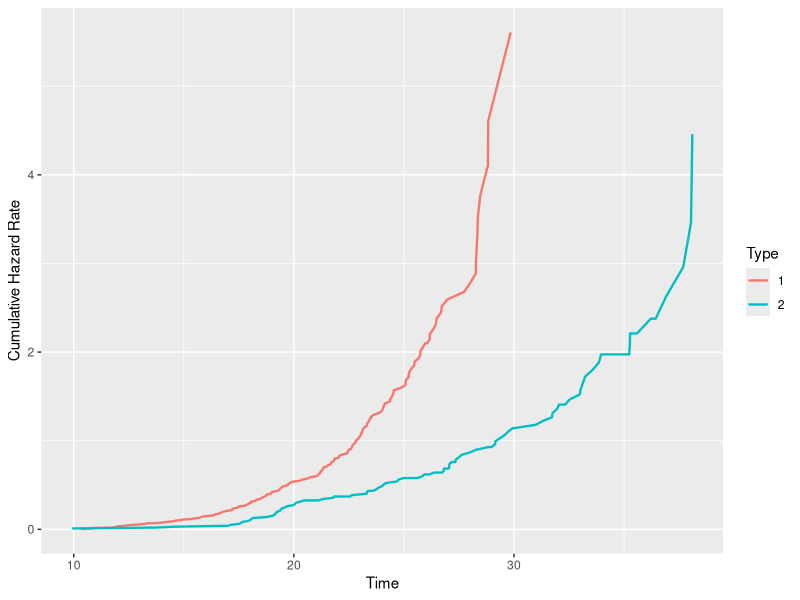
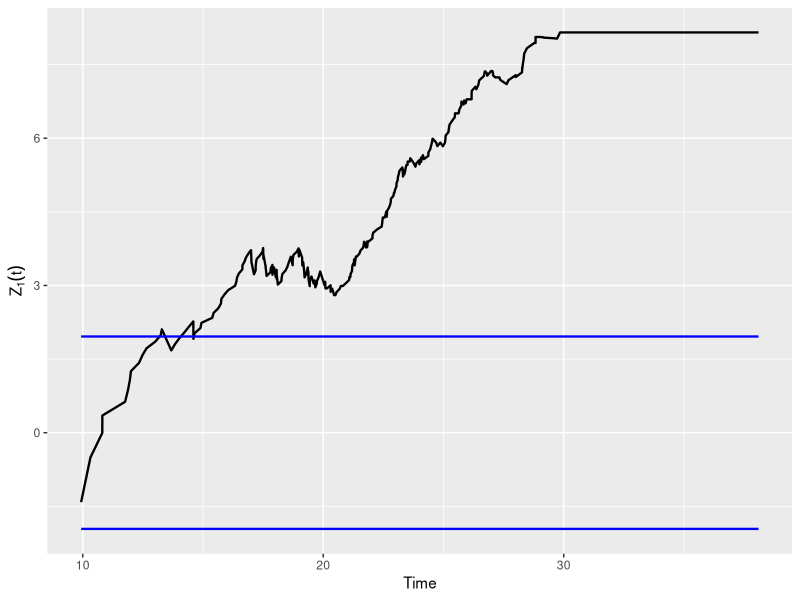
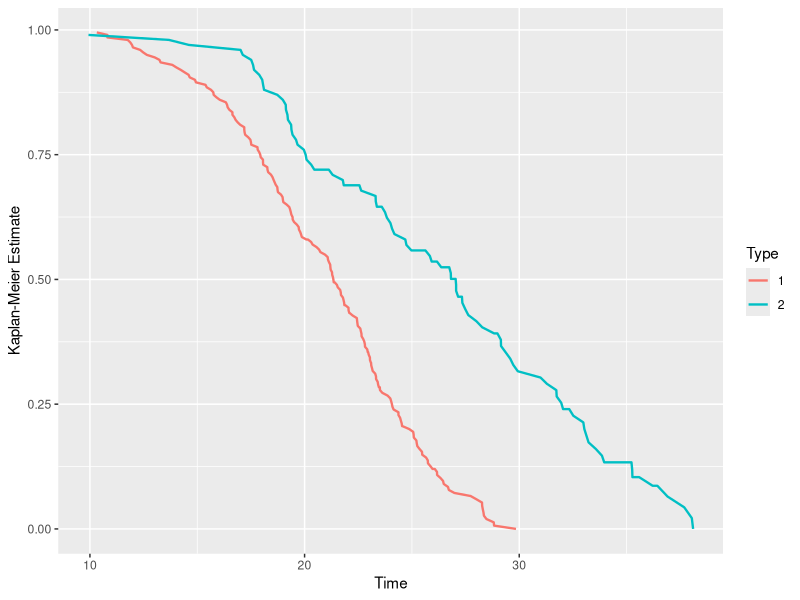
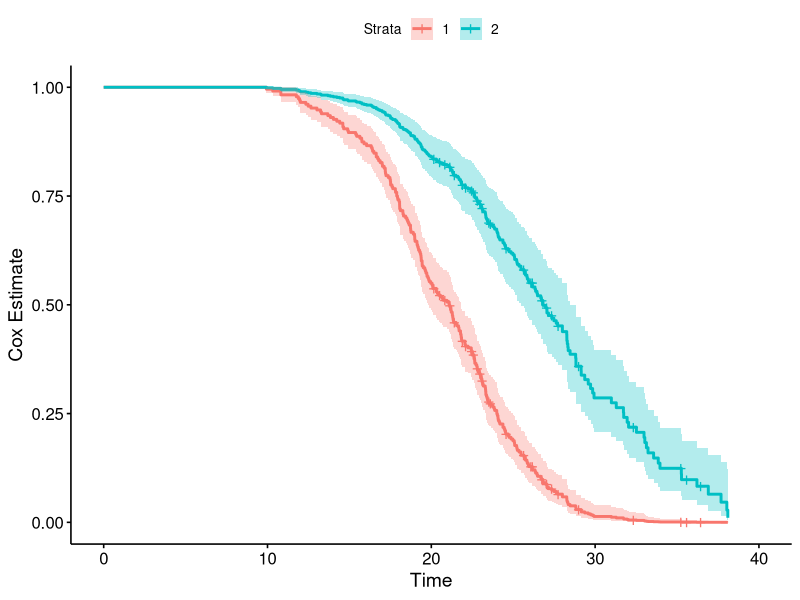
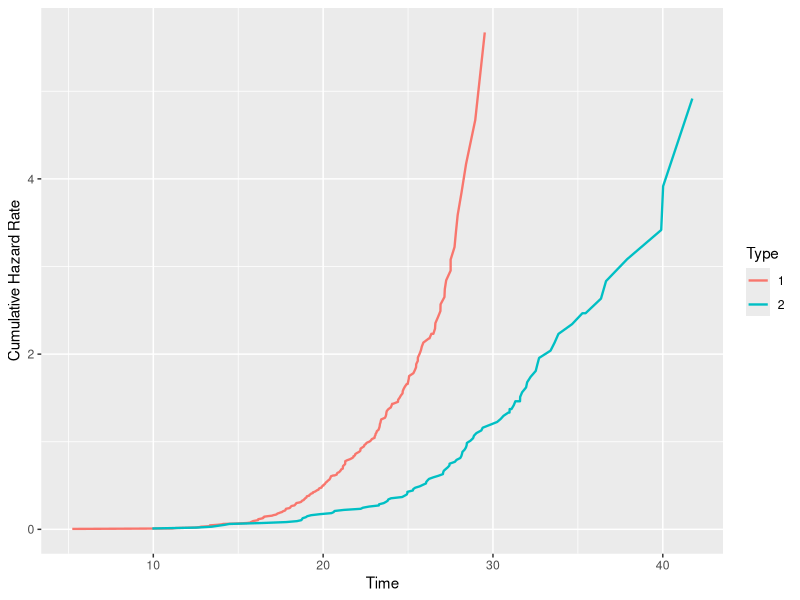
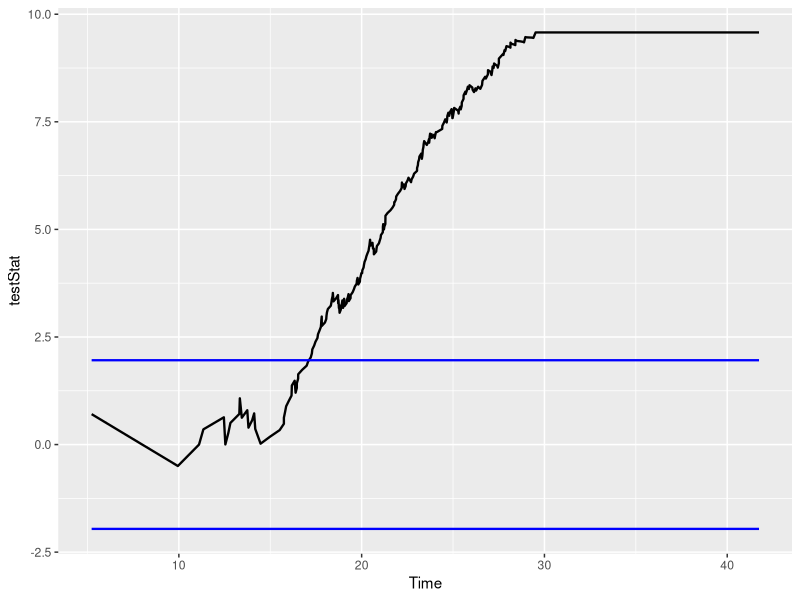
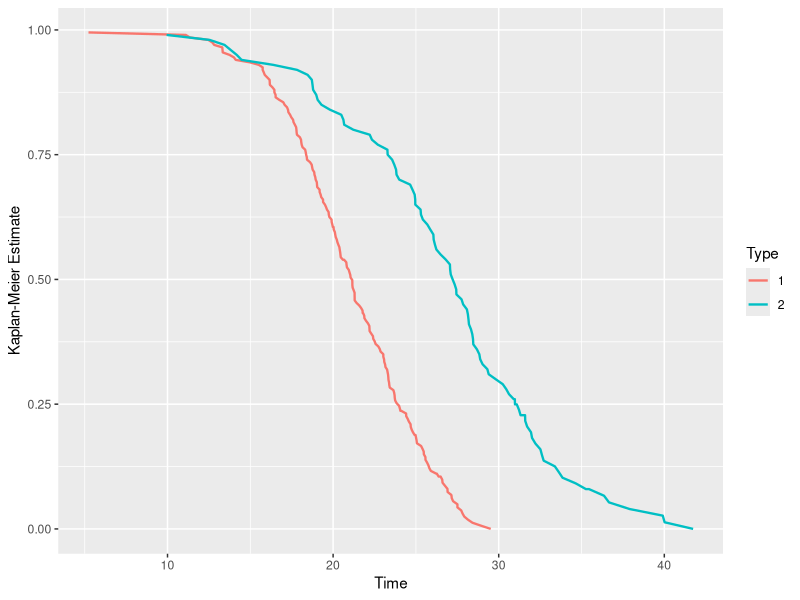
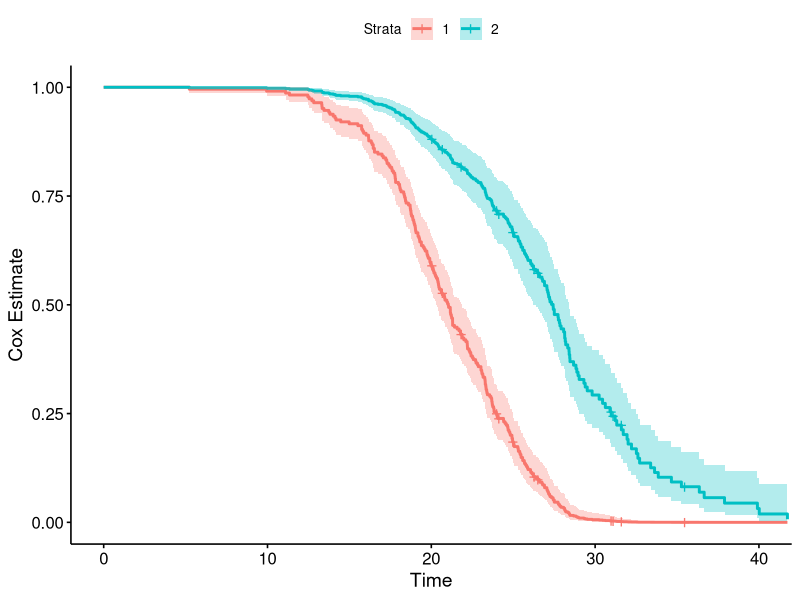

Reproduce these figures in R, in order.
## ---- chunk 1
suppressPackageStartupMessages(library(tidyverse))
suppressPackageStartupMessages(library(knitr))
suppressPackageStartupMessages(library(survival)) #https://stackoverflow.com/questions/35207624/package-pbkrtest-is-not-available-for-r-version-3-2-2
suppressPackageStartupMessages(library(survminer))
## ---- chunk 2

#Cens Unif(20, 60)

t1 <- cbind(rweibull(200, shape = 5.5, scale = 22.5), rep(1, 200))

t2 <- cbind(rweibull(100, shape = 4.5, scale = 28), rep(2,100))

c <- cbind(runif(300, 20, 60))

times <- rbind(t1, t2) %>%
  cbind(c) %>% 
  data.frame() %>% 
  setNames(c("Time", "Type", "C")) %>% 
  mutate(c = ifelse(Time > C, 1, 0),
         Time = ifelse(Time > C, C, Time),
         d = 1 - c,
         e = c + d) %>% 
  group_by(Type) %>% 
  arrange(Time) %>% 
  mutate(y = cumsum(e %>% rev()) %>% rev(),
         nelAal = cumsum(d/y),
         km = cumprod(1 - d/y)) 


times$Type = as.factor(times$Type)

#Different Nelson-Aalens

times %>%
  ggplot(aes(x = Time, y = nelAal, color = Type)) +
    geom_line(size = 0.8) +
    ylab("Cumulative Hazard Rate")

## ---- chunk 3

#Logrank. Vill vi ha chi2 eller wald-test?

logRankData <- times %>% 
  ungroup() %>% 
  mutate(d1 = ifelse(Type == 1, d, 0),
         d2 = ifelse(Type == 2, d, 0),
         c1 = ifelse(Type == 1, c, 0),
         c2 = ifelse(Type == 2, c, 0),
         e1 = d1 + c1,
         e2 = d2 + c2) %>% 
  mutate(yBoth = cumsum(e %>% rev()) %>% rev(),
         y1 = cumsum(e1 %>% rev()) %>% rev(),
         y2 = cumsum(e2 %>% rev()) %>% rev(),
         Z1 = cumsum(d1) - cumsum(y1*d/yBoth),
         varZ1 = cumsum(y1*y2*d/yBoth^2),
         testStat = Z1/sqrt(varZ1))

logRankData %>% 
  ggplot(aes(x = Time, y = testStat)) +
    geom_line(size = 0.8) +
    geom_line(aes(x = Time, y = -1.96), size = 0.8, color = "blue") +
    geom_line(aes(x = Time, y = 1.96), size = 0.8, color = "blue") +
    ylab(expression(Z[1](t)))

## ---- chunk 4
#Cox Regression

times$SurvObj <- with(times, Surv(Time, d == 1))

tm <- coxph(SurvObj ~ as.factor(Type), data = times)

summary(tm)

## ---- chunk 5

#Kaplan-Meier

times %>% 
  ggplot(aes(x = Time, y = km, color = Type)) +
    geom_line(size = 0.8) +
    ylab("Kaplan-Meier Estimate")

ggsurvplot(survfit(tm, newdata = data.frame("Type" = c(1, 2))), 
           data = times) +
           ylab("Cox Estimate")

## ---- chunk 6

t1 <- cbind(rweibull(200, shape = 5.5, scale = 22.5), rep(1, 200), runif(200, 20, 60))

t2 <- cbind(rweibull(100, shape = 4.5, scale = 28), rep(2,100), runif(100, 30, 60))

times <- rbind(t1, t2) %>%
  data.frame() %>% 
  setNames(c("Time", "Type", "C")) %>% 
  mutate(c = ifelse(Time > C, 1, 0),
         Time = ifelse(Time > C, C, Time),
         d = 1 - c,
         e = c + d) %>% 
  group_by(Type) %>% 
  arrange(Time) %>% 
  mutate(y = cumsum(e %>% rev()) %>% rev(),
         nelAal = cumsum(d/y),
         km = cumprod(1 - d/y)) 


times$Type = as.factor(times$Type)

#Different Nelson-Aalens

times %>%
  ggplot(aes(x = Time, y = nelAal, color = Type)) +
    geom_line(size = 0.8) +
    ylab("Cumulative Hazard Rate")

#Logrank. Vill vi ha chi2 eller wald-test?

logRankData <- times %>% 
  ungroup() %>% 
  mutate(d1 = ifelse(Type == 1, d, 0),
         d2 = ifelse(Type == 2, d, 0),
         c1 = ifelse(Type == 1, c, 0),
         c2 = ifelse(Type == 2, c, 0),
         e1 = d1 + c1,
         e2 = d2 + c2) %>% 
  mutate(yBoth = cumsum(e %>% rev()) %>% rev(),
         y1 = cumsum(e1 %>% rev()) %>% rev(),
         y2 = cumsum(e2 %>% rev()) %>% rev(),
         Z1 = cumsum(d1) - cumsum(y1*d/yBoth),
         varZ1 = cumsum(y1*y2*d/yBoth^2),
         testStat = Z1/sqrt(varZ1))

logRankData %>% 
  ggplot(aes(x = Time, y = testStat)) +
    geom_line(size = 0.8) +
    geom_line(aes(x = Time, y = -1.96), size = 0.8, color = "blue") +
    geom_line(aes(x = Time, y = 1.96), size = 0.8, color = "blue")

#Kaplan-Meier

times %>% 
  ggplot(aes(x = Time, y = km, color = Type)) +
    geom_line(size = 0.8) +
    ylab("Kaplan-Meier Estimate")
  
#Cox Regression

times$SurvObj <- with(times, Surv(Time, d == 1))

tm <- coxph(SurvObj ~ as.factor(Type), data = times)

ggsurvplot(survfit(tm, newdata = data.frame("Type" = c(1, 2))), 
           data = times) +
           ylab("Cox Estimate")

